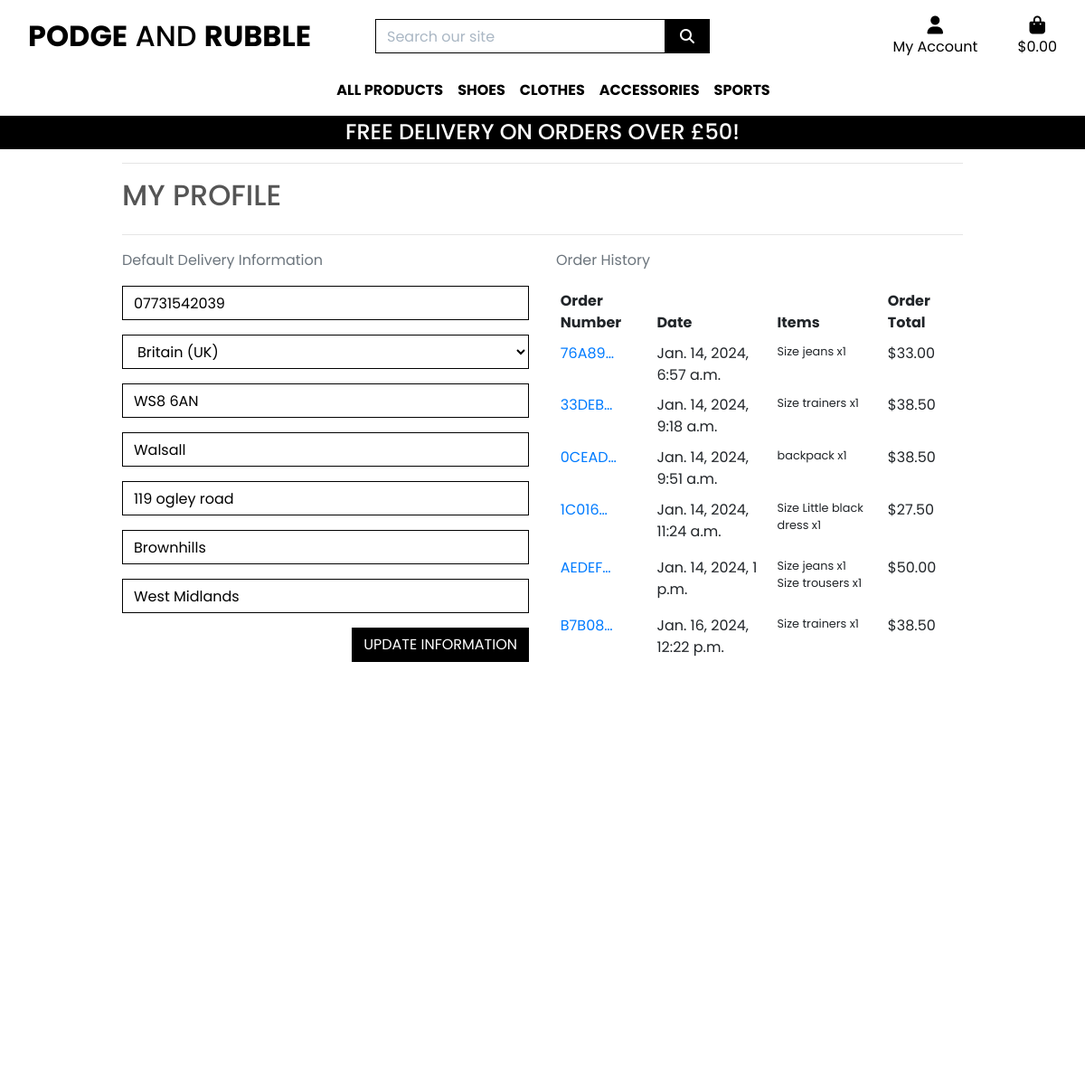
/profile/ (signed in), run on the app's committed database.
### profiles/models.py (models this page shows, shortened)
class UserProfile(models.Model):
    user = models.OneToOneField(User, on_delete=models.CASCADE)
    default_phone_number = models.CharField(max_length=20, null=True, blank=True)
    default_country = CountryField(blank_label='Country', null=True, blank=True)
    default_postcode = models.CharField(max_length=20, null=True, blank=True)
    default_town_or_city = models.CharField(max_length=40, null=True, blank=True)
    default_street_address1 = models.CharField(max_length=80, null=True, blank=True)
    default_street_address2 = models.CharField(max_length=80, null=True, blank=True)
    default_county = models.CharField(max_length=80, null=True, blank=True)

### checkout/models.py (models this page shows, shortened)
class Order(models.Model):
    order_number = models.CharField(max_length=32, null=False, editable=False)
    user_profile = models.ForeignKey(UserProfile, on_delete=models.SET_NULL,
                                     null=True, blank=True, related_name='orders')
    full_name = models.CharField(max_length=50, null=False, blank=False)
    email = models.EmailField(max_length=254, null=False, blank=False)
    phone_number = models.CharField(max_length=20, null=False, blank=False)
    country = CountryField(blank_label='Country *', null=False, blank=False)
    postcode = models.CharField(max_length=20, null=True, blank=True)
    town_or_city = models.CharField(max_length=40, null=False, blank=False)
    street_address1 = models.CharField(max_length=80, null=False, blank=False)
    street_address2 = models.CharField(max_length=80, null=True, blank=True)
    county = models.CharField(max_length=80, null=True, blank=True)
    date = models.DateTimeField(auto_now_add=True)
    delivery_cost = models.DecimalField(max_digits=6, decimal_places=2, null=False, default=0)
    order_total = models.DecimalField(max_digits=10, decimal_places=2, null=False, default=0)
    grand_total = models.DecimalField(max_digits=10, decimal_places=2, null=False, default=0)
    original_bag = models.TextField(null=False, blank=False, default='')
    stripe_pid = models.CharField(max_length=254, null=False, blank=False, default='')

class OrderLineItem(models.Model):
    order = models.ForeignKey(Order, null=False, blank=False, on_delete=models.CASCADE, related_name='lineitems')
    product = models.ForeignKey(Product, null=False, blank=False, on_delete=models.CASCADE)
    product_size = models.CharField(max_length=2, null=True, blank=True) # XS, S, M, L, XL
    quantity = models.IntegerField(null=False, blank=False, default=0)
    lineitem_total = models.DecimalField(max_digits=6, decimal_places=2, null=False, blank=False, editable=False)

### products/models.py (models this page shows, shortened)
class Product(models.Model):
    price = models.DecimalField(
        max_digits=6,
        decimal_places=2)
    discount_price = models.DecimalField(
        max_digits=6,
        decimal_places=2)
    sku = models.CharField(
        max_length=254)
    name = models.CharField(
        max_length=254)
    product_description = models.TextField()
    sizes = models.BooleanField(
        default=False,
        null=True,
        blank=True)
    category = models.CharField(max_length=20)
    gender = models.CharField(max_length=10)
    product_type = models.CharField(max_length=20)
    name = models.CharField(max_length=254)
    gender = models.ForeignKey(
        'Gender',
        null=True,
        blank=True,
        on_delete=models.SET_NULL)
    category = models.ForeignKey(
        'Category',
        null=True,
        blank=True,
        on_delete=models.SET_NULL)
    sub_category = models.ForeignKey(
        'SubCategory',
        null=True,
        blank=True,
        on_delete=models.SET_NULL)
    product_type = models.ForeignKey(
        'ProductType',
        null=True,
        blank=True,
        on_delete=models.SET_NULL)
    image = models.ImageField(
        blank=True,
        null=True)

### profiles/views.py (the view)
# urls.py: path('profile/', include('profiles.urls')),
@login_required
def profile(request):
    profile = get_object_or_404(UserProfile, user=request.user)
    if request.method == 'POST':
        form = UserProfileForm(request.POST, instance=profile)
        if form.is_valid():
            form.save()
            messages.success(request, 'Profile updated successfully')
        else:
            messages.error(request, 'Update failed. Please ensure the form is valid.')
    else:
        form = UserProfileForm(instance=profile)
    orders = profile.orders.all()
    template = 'profiles/profile.html'
    context = {
        'form': form,
        'orders': orders,
        'on_profile_page': True
    }
    return render(request, template, context)

### profiles/forms.py
class UserProfileForm(forms.ModelForm):
    class Meta:
        model = UserProfile
        exclude = ('user',)
    def __init__(self, *args, **kwargs):
        super().__init__(*args, **kwargs)
        placeholders = {
            'default_phone_number': 'Phone Number',
            'default_postcode': 'Postal Code',
            'default_town_or_city': 'Town or City',
            'default_street_address1': 'Street Address 1',
            'default_street_address2': 'Street Address 2',
            'default_county': 'County, State or Locality',
        }
        self.fields['default_phone_number'].widget.attrs['autofocus'] = True
        for field in self.fields:
            if field != 'default_country':
                if self.fields[field].required:
                    placeholder = f'{placeholders[field]} *'
                else:
                    placeholder = placeholders[field]
                self.fields[field].widget.attrs['placeholder'] = placeholder
            self.fields[field].widget.attrs['class'] = 'border-black rounded-0 profile-form-input'
            self.fields[field].label = False

### bag/contexts.py (called while the page is built, shortened)
def bag_contents(request):
    bag_items = []
    total = 0
    product_count = 0
    bag = request.session.get('bag', {})
    if total < settings.FREE_DELIVERY_THRESHOLD:
        delivery = total * Decimal(settings.STANDARD_DELIVERY_PERCENTAGE / 100)
        free_delivery_delta = settings.FREE_DELIVERY_THRESHOLD - total
    else:
        delivery = 0
        free_delivery_delta = 0
    grand_total = delivery + total
    context = {
        'bag_items': bag_items,
        'total': total,
        'product_count': product_count,
        'delivery': delivery,
        'free_delivery_delta': free_delivery_delta,
        'free_delivery_threshold': settings.FREE_DELIVERY_THRESHOLD,
        'grand_total': grand_total,
    }
    return context

### profiles/templates/profiles/profile.html (shortened to what this page needs)
{% extends "base.html" %}
{% load static %}
{% block extra_css %}
    <link rel="stylesheet" href="{% static 'profiles/css/profile.css' %}">
{% endblock %}
{% block page_header %}
    <div class="container header-container">
    </div>
{% endblock %}
{% block content %}
    <div class="overlay"></div>
    <div class="container">
        <div class="row">
            <div class="col">
                <hr>
                <h2 class="logo-font mb-4">My Profile</h2>
                <hr>
            </div>
        </div>
        <div class="row">
            <div class="col-12 col-lg-6">
                <p class="text-muted">Default Delivery Information</p>
                <form class="mt-3" action="{% url 'profile' %}" method="POST" id="profile-update-form">
                    {{ form|crispy }}
                    <button class="btn btn-black rounded-0 text-uppercase float-right">Update Information</button>
                </form>
            </div>
            <div class="col-12 col-lg-6">
                <p class="text-muted">Order History</p>
                <div class="order-history table-responsive">
                    <table class="table table-sm table-borderless">
                        <thead>
                            <tr>
                                <th>Order Number</th>
                                <th>Date</th>
                                <th>Items</th>
                                <th>Order Total</th>
                            </tr>
                        </thead>
                        <tbody>
                            {% for order in orders %}
                                <tr>
                                    <td>
                                        <a href="{% url 'order_history' order.order_number %}"
                                        title="{{ order.order_number }}">
                                            {{ order.order_number|truncatechars:6 }}
                                        </a>
                                    </td>
                                    <td>{{ order.date }}</td>
                                    <td>
                                        <ul class="list-unstyled">
                                            {% for item in order.lineitems.all %}
                                                <li class="small">
                                                    {% if item.product.sizes %}
                                                        Size {{ item.product.size|upper }}
                                                    {% endif %}{{ item.product.name }} x{{ item.quantity }}
                                                </li>
                                            {% endfor %}
                                        </ul>
                                    </td>
                                    <td>${{ order.grand_total }}</td>
                                </tr>
                            {% endfor %}
                        </tbody>
                    </table>
                </div>
            </div>
        </div>
{% endblock %}

### static/css/base.css (style rules this page uses)
html { height: 100%; }
body { background-color: #999 !important; color: #555; font-family: 'Poppins' !important; }
.logo-font { text-transform: uppercase; }
.btn-black { background: black; color: white; }
.border-black { border: 1px solid black !important; }
.overlay { height: 100%; width: 100%; top: 0; left: 0; position: fixed; background: white; z-index: -1; }
@media (min-width: 1200px) { .container { max-width: 80%; } }
@media (min-width: 992px) { .header-container { padding-top: 164px; } }
body { background: url('/media/homepage_background_cropped.jpg') no-repeat center center fixed; background-size: cover; height: calc(100vh - 164px); color: #555; font-family: 'Lato'; }

### profiles/static/profiles/css/js/profile.css (style rules this page uses)
.order-history { max-height: 416px; overflow-y: auto; }
#profile-update-form .form-control { color: #000; }
#profile-update-form input::placeholder { color: #aab7c4; }
#id_default_country, #id_default_country option:not(:first-child) { color: #000; }

### data on the page
UserProfile: default_phone_number "07731542039", default_country "Britain (UK)", default_postcode "WS8 6AN", default_town_or_city "Walsall", default_street_address1 "119 ogley road", default_street_address2 "Brownhills", default_county "West Midlands"
Order: order_number "76A89…", date "Jan. 14, 2024, 6:57 a.m.", grand_total "33.00"
OrderLineItem: product.name "jeans", quantity "1"
Order: order_number "33DEB…", date "Jan. 14, 2024, 9:18 a.m.", grand_total "38.50"
OrderLineItem: product.name "trainers", quantity "1"
Order: order_number "0CEAD…", date "Jan. 14, 2024, 9:51 a.m.", grand_total "38.50"
OrderLineItem: product.name "backpack", quantity "1"
Order: order_number "1C016…", date "Jan. 14, 2024, 11:24 a.m.", grand_total "27.50"
OrderLineItem: product.name "Little black dress", quantity "1"
Order: order_number "AEDEF…", date "Jan. 14, 2024, 1 p.m.", grand_total "50.00"
OrderLineItem: product.name "jeans", quantity "1"
OrderLineItem: product.name "trousers", quantity "1"
Order: order_number "B7B08…", date "Jan. 16, 2024, 12:22 p.m.", grand_total "38.50"
OrderLineItem: product.name "trainers", quantity "1"

### other printed values
{{ free_delivery_threshold }} "50"
